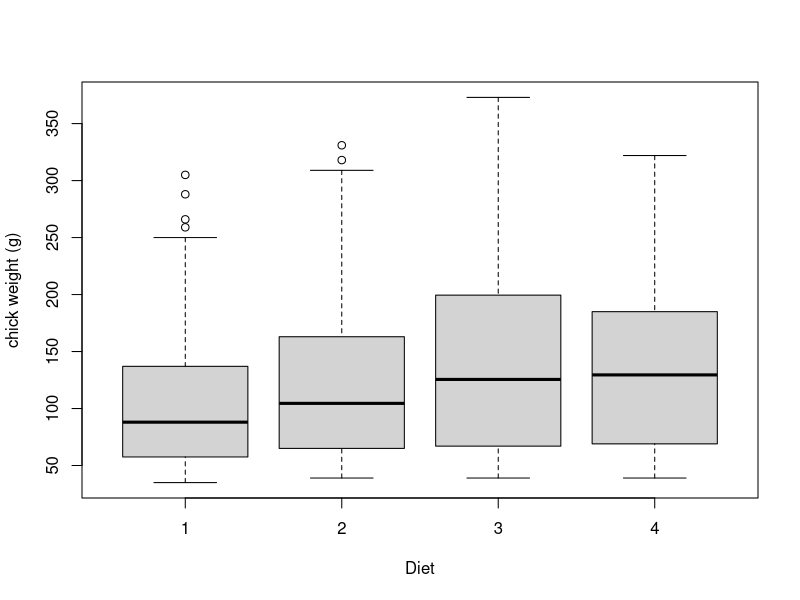

Source code (R): (Note: this script raises an error after producing the figure.)
## ========================================================================
## Chapter 2. Fundamentos Basicos de R (I)
## ========================================================================

## Mi primer script
## -----------------------------------------------------------------------
# Load datasets library
library(datasets)

# Read data set 
mydata = ChickWeight

# Plot weight over diets
boxplot(mydata$weight ~ mydata$Diet, 
        xlab = "Diet", ylab = "chick weight (g)")

# Overlay points
colors = as.numeric(ChickWeight$Diet)
points(mydata$weight ~ jitter(as.numeric(mydata$Diet)), 
       col= alpha(colors, 0.4),
       pch=19) 



# =============================================================================
## Directorio de trabajo
# =============================================================================


# =============================================================================
## Built-in functions
# =============================================================================


# =============================================================================
## Fechas
# =============================================================================

## Cargar el paquete 'lubridate'
library(lubridate)


## Ver fecha y hora actual
today()
now()


## Crear fecha / hora: desde una string
ymd("2018-07-10")
mdy("July 10th, 2018")
dmy("10-Jul-2018")

# estas funciones tb funcionan sin "" cuando se sigue el orden
ymd(20180710)
mdy(07102018)
dmy(10072018)

# estas funciones tb pueden crean fechas - horas combinando la funcion con "_" y h,m,s 
ymd_hms("2018-07-10 18:10:45")
ymd_hm("2018-07-10 18:10")


## Crear fecha / hora: desde un vector
fechas <- c("1946-01-01", "1946-02-01", "1946-02-05", "1946-01-01", "1946-01-01",
            "1946-03-04", "1946-04-01", "1946-09-01", "1946-09-12", "1946-11-15")

# Extraer componentes individuales con las funciones:
year(fechas)
month(fechas)
day(fechas)

yday(fechas) # (day of the year)

month(fechas, label = TRUE)

wday(fechas) #(day of the week), 
wday(fechas, label = TRUE, abbr = TRUE)
wday(fechas, label = TRUE, abbr = FALSE)

